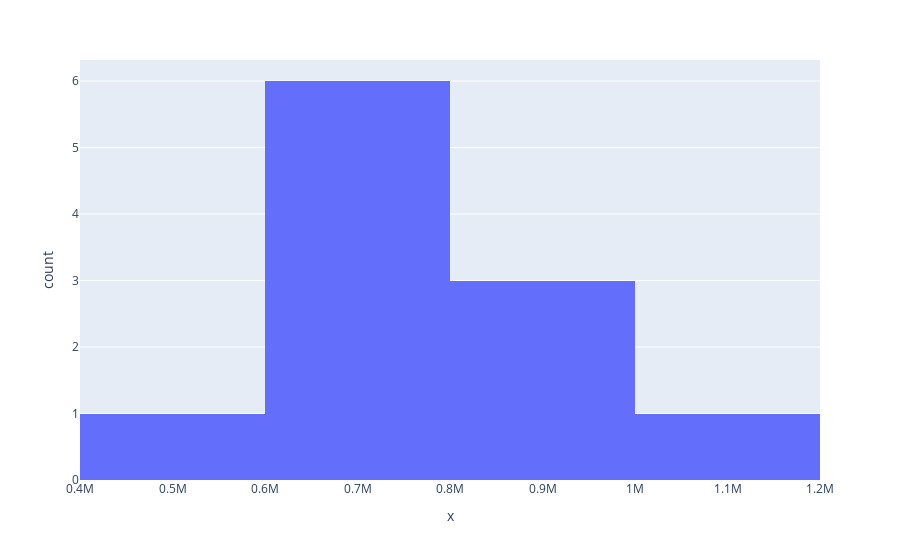

Here is the notebook cell this chart was saved with:
### Code cell
#Land size = -1 are missing land sizes
#df[df["land_size"] < 100]["url"][4]

pd.set_option('display.max_colwidth', None)
small_land = df[(df["land_size"] > 100) & (df["land_size"] < 300)]
px.histogram(
    x=small_land["price"],
).show()

### Figure 1 — Plotly figure (JSON) as saved in the notebook; plotly's stock layout.template omitted (floating-point values rounded to 4 significant figures)
{"data": [{"alignmentgroup": "True", "bingroup": "x", "hovertemplate": "x=%{x}<br>count=%{y}<extra></extra>", "legendgroup": "", "marker": {"color": "#636efa", "pattern": {"shape": ""}}, "name": "", "offsetgroup": "", "orientation": "v", "showlegend": false, "type": "histogram", "x": [960000, 962000, 1100000, 770000, 635000, 562500, 630000, 855000, 750000, 770000, 680000], "xaxis": "x", "yaxis": "y"}], "layout": {"barmode": "relative", "legend": {"tracegroupgap": 0}, "margin": {"t": 60}, "xaxis": {"anchor": "y", "domain": [0, 1], "title": {"text": "x"}}, "yaxis": {"anchor": "x", "domain": [0, 1], "title": {"text": "count"}}}}
